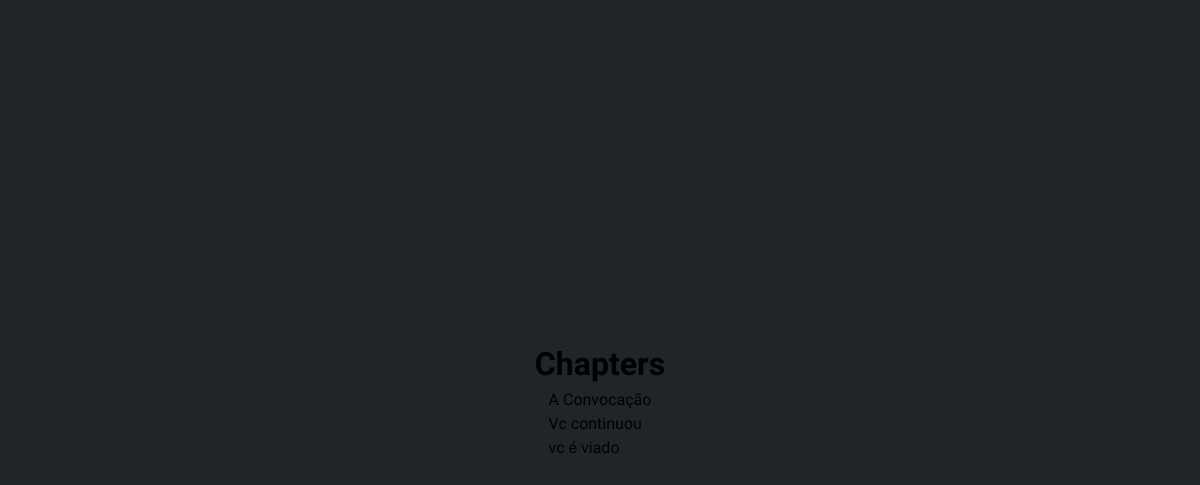
The app's page /game/chapters/, older data.
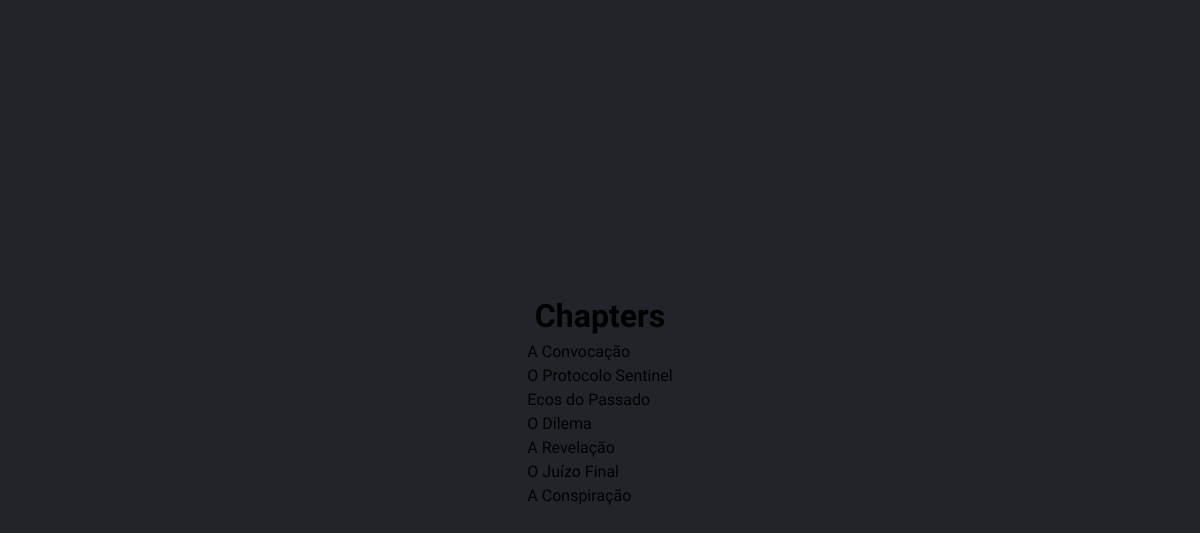
The same page, newer data.
### game/models.py (models this page shows, shortened)
class Chapter(models.Model):
    title = models.CharField(max_length=100)
    num = models.IntegerField(default=0)
    content = models.TextField()
    next_chapter = models.ForeignKey('self', on_delete=models.SET_NULL, null=True, blank=True)
    character = models.ForeignKey(Character, on_delete=models.CASCADE, related_name='chapters')

### game/views.py (the view)
# urls.py: path('chapters/', views.chapter_list, name='chapter_list'),
def chapter_list(request):
    chapters = Chapter.objects.all()
    return render(request, 'game/chapter_list.html', {'chapters': chapters})

### game/templates/game/chapter_list.html (shortened to what this page needs)
{% load static %}
<!DOCTYPE html>
<html>
<head>
    <link rel="stylesheet" href="{% static 'global.css' %}">
</head>
<body>
    <h1>Chapters</h1>
    <ul>
        {% for chapter in chapters %}
            <li><a href="{% url 'chapter_view' chapter.num %}">{{ chapter.title }}</a></li>
        {% endfor %}
    </ul>
</body>
</html>

### game/static/global.css (style rules this page uses)
body, h1, h2, h3, h4, h5, h6, p, ul, li, a { font-family: "Tiny5", sans-serif; }
* { font-family: "Tiny5", sans-serif; margin: 0; padding: 0; box-sizing: border-box; }
html, body { height: 100vh; font-family: "IBM Plex Mono", monospace; }
body { line-height: 1.5; background-color: #212529; display: flex; justify-content: center; align-items: center; flex-direction: column; }
a { text-decoration: none; color: inherit; }
li { list-style: none; }

Row changes from the older to the newer data that the page shows:
removed Chapter: title "Vc continuou"
removed Chapter: title "vc é viado"
added Chapter: title "O Protocolo Sentinel"
added Chapter: title "Ecos do Passado"
added Chapter: title "O Dilema"
added Chapter: title "A Revelação"
added Chapter: title "O Juízo Final"
added Chapter: title "A Conspiração"
